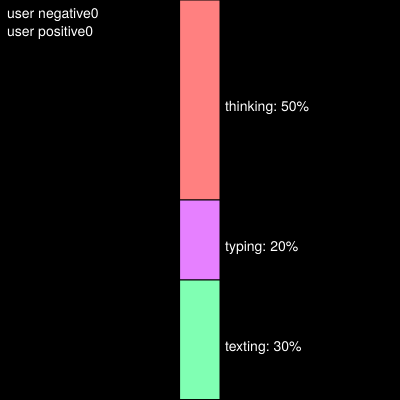
Frame 1 (no input)
Frame 60 (no input): identical to frame 1, image omitted
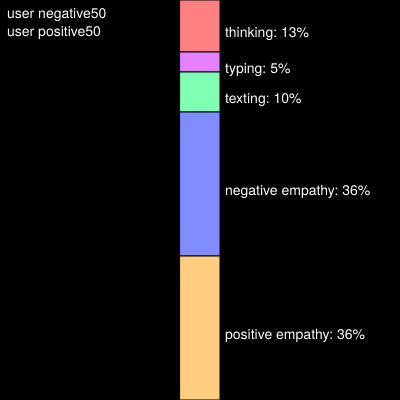
Frame 120 (the mouse pressed at the canvas centre since frame 60)

The p5.js sketch that drew these frames (run headless with seeded random() and noise() and a simulated clock; from frame 60 on, the mouse is pressed at the canvas centre):

// p5.js sketch
// ── sketch.js
let depressive;
let funny;
let instantGratification = 20;
let pRange0;
let pRange1;
let pRange2;
let pRange3;

let probabilities = [];

let mode = 1;


function setup() {
  createCanvas(400,400);
  colorMode(HSB, 100, 100, 100);
}

function draw() {
  background(0);

  depressive = int(map(mouseX, 0, 400, 0, 100));
  funny = int(map(mouseY, 0, 400, 0, 100));

  fill(100, 0, 100);
  textFont('Helvetica Neue');
  textAlign(LEFT, TOP);
  textSize(14);
  text("user negative"+ depressive, 7, 7);
  text("user positive"+ funny, 7, 25);

  if(depressive > 100){
    depressive = 100;
  }
  if(funny > 100){
    funny = 100;
  }

  if(mode == 1){
    let mappedDepressive = int(map(depressive, 0, 100, 0, 70 - instantGratification));
    let mappedFunny = int(map(funny, 0, 100, 0, 70 - instantGratification - mappedDepressive));
    pRange0 = 70 - instantGratification - mappedDepressive - mappedFunny;

    mappedDepressive = int(map(depressive, 0, 100, 0, 100 - instantGratification*1.5));
    mappedFunny = int(map(funny, 0, 100, 0, 100 - instantGratification * 1.5 - mappedDepressive));
    pRange1 = 100 - instantGratification * 1.5 - mappedDepressive - mappedFunny;

    mappedDepressive = int(map(depressive, 0, 100, 0, instantGratification));
    mappedFunny = int(map(funny, 0, 100, 0, instantGratification));
    pRange2 = pRange1 + instantGratification * 1.5 - mappedDepressive - mappedFunny;

    mappedFunny = int(map(funny, 0, 100, 0, 100 - pRange2));
    pRange3 = 100 - mappedFunny;
  }else if (mode == 2) {
    let mappedDepressive = int(map(depressive, 0, 100, 0, 30 - instantGratification * 0.5));
    let mappedFunny = int(map(funny, 0, 100, 0, 30 - instantGratification * 0.5 - mappedDepressive));
    pRange0 = 30 - instantGratification * 0.5 - mappedDepressive - mappedFunny;

    mappedDepressive = int(map(depressive, 0, 100, 0, 100 - instantGratification * 1.5));
    mappedFunny = int(map(funny, 0, 100, 0, 100 - instantGratification * 1.5 - mappedDepressive));
    pRange1 = 100 - instantGratification * 1.5 - mappedDepressive - mappedFunny;

    mappedDepressive = int(map(depressive, 0, 100, 0, instantGratification));
    mappedFunny = int(map(funny, 0, 100, 0, instantGratification));
    pRange2 = pRange1 + instantGratification * 1.5 - mappedDepressive - mappedFunny;

    mappedDepressive = int(map(funny, 0, 100, 0, 100 - pRange2));
    mappedFunny = int(map(funny, 0, 100, 0, 100 - pRange2));
    pRange3 = 100 - mappedFunny;
  }else if (mode == 3) {
    let mappedDepressive = int(map(depressive, 0, 100, 0, 40 - instantGratification));
    let mappedFunny = int(map(funny, 0, 100, 0, 40 - instantGratification - mappedDepressive));
    pRange0 = 40 - instantGratification - mappedDepressive - mappedFunny;

    mappedDepressive = int(map(depressive, 0, 100, 0, 80 - instantGratification));
    mappedFunny = int(map(funny, 0, 100, 0, 80 - instantGratification - mappedDepressive));
    pRange1 = 80 - instantGratification - mappedDepressive - mappedFunny;

    mappedDepressive = int(map(depressive, 0, 100, 0, instantGratification));
    mappedFunny = int(map(funny, 0, 100, 0, instantGratification));
    pRange2 = pRange1 + instantGratification * 1.5 - mappedDepressive - mappedFunny;

    mappedFunny = int(map(funny, 0, 100, 0, 100 - pRange2));
    pRange3 = 100 - mappedFunny;
  }

  probabilities[0] = pRange0;
  probabilities[1] = pRange1 - pRange0;
  probabilities[2] = pRange2 - pRange1;
  probabilities[3] = pRange3 - pRange2;
  probabilities[4] = 100 - pRange3;


  if(frameCount % 30 == 0){
    console.log(probabilities);
    console.log("-------------------");
  }
  // console.log("pRange0: "+str(pRange0));
  // console.log("pRange1: "+str(pRange1));
  // console.log("pRange2: "+str(pRange2));

  // console.log(probabilities);




  fill(0, 50, 100);
  rect(
    width/2-20,
    0,
    40,
    height * probabilities[0]/100
  );

  fill(80, 50, 100);
  rect(
    width/2-20,
    height * probabilities[0]/100,
    40,
    height * probabilities[1]/100
  );

  fill(40, 50, 100);
  rect(
    width/2-20,
    height * (probabilities[0] + probabilities[1]) /100,
    40,
    height * probabilities[2]/100
  );

  fill(65, 50, 100);
  rect(
    width/2-20,
    height * (probabilities[0] + probabilities[1] + probabilities[2]) /100,
    40,
    height * probabilities[3]/100
  );

  fill(10, 50, 100);
  rect(
    width/2-20,
    height * (probabilities[0] + probabilities[1] + probabilities[2] + probabilities[3]) /100,
    40,
    height * probabilities[4]/100
  );

  let rect1Height = (height * probabilities[0]/100)/2;
  let rect2Height = (height * probabilities[0]/100) + (height * probabilities[1]/100)/2;
  let rect3Height = (height * (probabilities[0] + probabilities[1]) /100) + (height * probabilities[2]/100)/2;
  let rect4Height = (height * (probabilities[0] + probabilities[1] + probabilities[2]) /100) + (height * probabilities[3]/100)/2;
  let rect5Height = (height * (probabilities[0] + probabilities[1] + probabilities[2] + probabilities[3]) /100) + (height * probabilities[4]/100)/2;

  fill(100, 0, 100);
  text("thinking: "+ probabilities[0] + "%", width/2 + 25, rect1Height);
  text("typing: "+ probabilities[1] + "%", width/2 + 25, rect2Height);
  text("texting: "+ probabilities[2] + "%", width/2 + 25, rect3Height);
  text("negative empathy: "+ probabilities[3] + "%", width/2 + 25, rect4Height);
  text("positive empathy: "+ probabilities[4] + "%", width/2 + 25, rect5Height);

}
